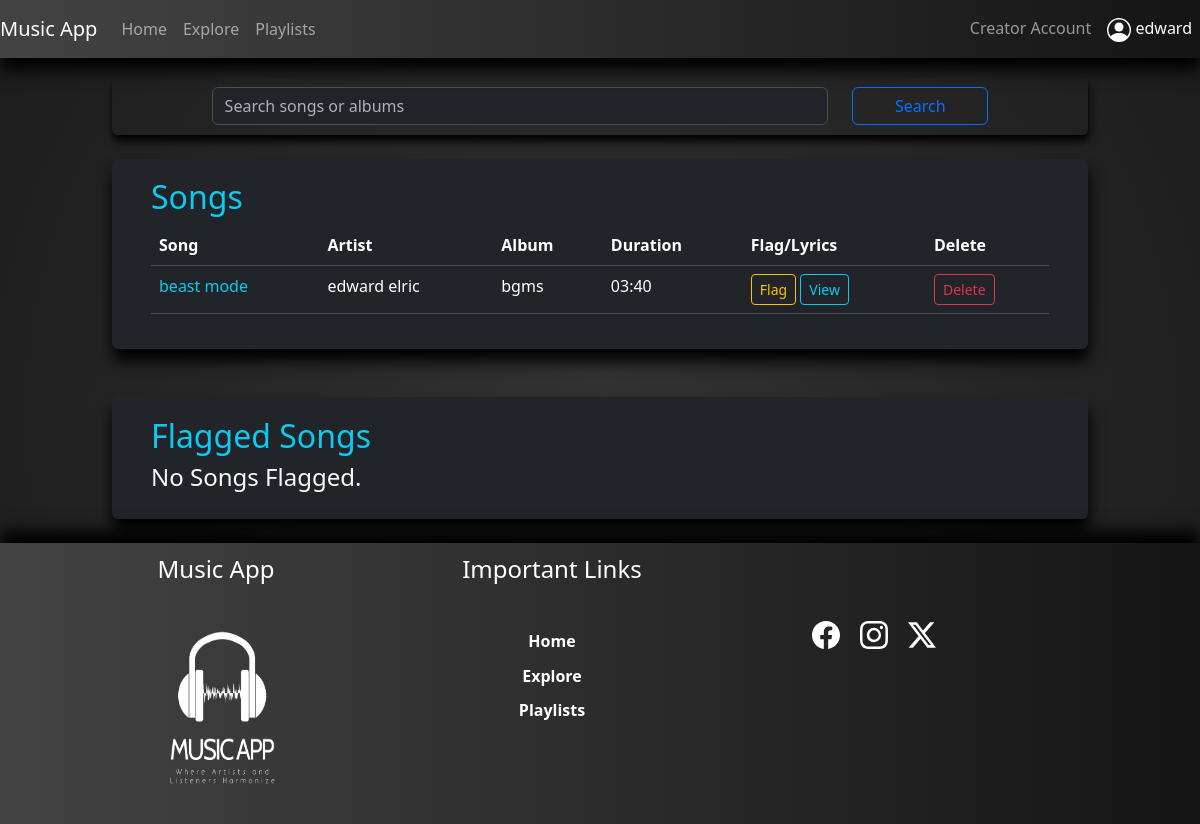
The page /allTracks (signed in) on the database its author committed.
### app/models.py (models this page shows, shortened)
class Users(UserMixin, db.Model):
    id = db.Column(db.Integer(), autoincrement=True, primary_key=True)
    u_userType = db.Column(db.String(50), nullable=False)
    u_status = db.Column(db.String(50), nullable=False)
    u_flag = db.Column(db.Integer(), nullable=False)
    u_fName = db.Column(db.String(100), nullable=False)
    u_lName = db.Column(db.String(100))
    u_gender = db.Column(db.String(50), nullable=False)
    u_username = db.Column(db.String(100), nullable=False, unique=True)
    u_email = db.Column(db.String(200), nullable=False)
    u_password = db.Column(db.String(1000), nullable=False)
    albums = db.relationship('Albums', backref='users')
    songs = db.relationship('Songs', backref='users')
    playlists = db.relationship('Playlists', backref='users')

class Songs(UserMixin, db.Model):
    id = db.Column(db.Integer(), autoincrement=True, primary_key=True)
    s_name = db.Column(db.String(100), nullable=False)
    s_artist = db.Column(db.String(50), nullable=False)
    s_album = db.Column(db.String(100), nullable=False)
    s_genre = db.Column(db.String(50), nullable=False)
    s_duration = db.Column(db.String(50), nullable=False)
    s_date = db.Column(db.String(50), nullable=False)
    s_filePath = db.Column(db.String(100), nullable=False)
    s_lyrics = db.Column(db.Text(), nullable=False)
    s_rating = db.Column(db.Integer())
    s_totalRaters = db.Column(db.Integer())
    s_flag = db.Column(db.Integer(), nullable=False)
    s_plays = db.Column(db.Integer())
    album_id = db.Column(db.Integer(), db.ForeignKey('albums.id'), nullable=False)
    user_id = db.Column(db.Integer(), db.ForeignKey('users.id'),nullable=False)

### app/views.py (the view, shortened to what this page needs)
@app.route('/allTracks', methods=['GET','POST'])
@login_required
def allTracks():
    form = SearchForm()
    songs=Songs.query.filter(Songs.s_flag==Flagged[0]).order_by(Songs.s_rating.desc()).all()
    flaggedSongs=Songs.query.filter(Songs.s_flag==Flagged[1]).all()
    if request.method == 'GET':
        searchedSongsList=[]
        return render_template('admin/allTracks.html', aT="active text-info", form=form, sSL=searchedSongsList, sList=songs, sFList=flaggedSongs)

### app/forms.py
class SearchForm(FlaskForm):
    searchString = StringField("Search String", validators=[DataRequired()])
    search = SubmitField("Search")

### app/views.py (called while the page is built)
@login_manager.user_loader
def load_user(user_id):
    return Users.query.get(user_id)

### app/templates/admin/allTracks.html (shortened to what this page needs)
{% extends 'layouts/base.html' %}
{% block content %}
<div class="container-fluid">
    <div class="row">
        <div class="col-md-10 offset-md-1 col-lg-10 offset-lg-1 col-sm-8 offset-sm-2">
            <div class="mySearchCont rounded">
                <form action="" class="form" method="POST" data-bs-theme="dark">
                    <div class="row">
                        <div class="col-md-8 offset-md-1 col-lg-8 offset-lg-1 col-sm-8 offset-sm-1">
                            {{ form.searchString(class="form-control", placeholder="Search songs or albums") }}
                        </div>
                        <div class="col-md-2 col-lg-2 col-sm-2">
                            <div class="d-grid">
                                {{ form.search(class="btn btn-outline-primary") }}
                            </div>
                        </div>
                    </div>
                </form>
            </div>
        </div>
    </div>
    <div class="row">
        <div class="col-md-10 offset-md-1 col-lg-10 offset-lg-1 col-sm-10 offset-sm-1">
            <div class="myExploreCont rounded bg-dark mt-4 mb-4">
                <h2 class="text-captialized text-info">Songs</h2>
                <table class="table table-dark table-hover rounded table-responsive{-sm|-md|-lg}">
                    <thead>
                        <tr>
                            <th scope="col">Song</th>
                            <th scope="col">Artist</th>
                            <th scope="col">Album</th>
                            <th scope="col">Duration</th>
                            <th scope="col">Flag/Lyrics</th>
                            <th scope="col">Delete</th>
                        </tr>
                    </thead>
                    <tbody>
                        {% for s in sList %}
                        <tr>
                            <td class="text-info">{{s['s_name']}}</td>
                            <td>{{s['s_artist']}}</td>
                            <td>{{s['s_album']}}</td>
                            <td>{{s['s_duration']}}</td>
                            <td>
                                <a href="{{url_for('flagSong',sid=s['id'])}}">
                                <button class="btn btn-outline-warning btn-sm">Flag</button>
                                </a>
                                <a href="{{url_for('songDetails',sid=s['id'])}}">
                                <button class="btn btn-outline-info btn-sm">View</button>
                                </a>
                            </td>
                            <td>
                                <a href="{{url_for('deleteSong', sid=s['id'])}}">
                                <button class="btn btn-outline-danger btn-sm">Delete</button>
                                </a>
                            </td>
                        </tr>
                        {% endfor %}
                    </tbody>
                </table>
            </div>
        </div>
    </div>
    <div class="row">
        <div class="col-md-10 offset-md-1 col-lg-10 offset-lg-1 col-sm-10 offset-sm-1">
            <div class="myExploreCont rounded bg-dark mt-4 mb-4">
                <h2 class="text-captialized text-info">Flagged Songs</h2>
                {% if sFList|length == 0 %}
                <h4 class="text-light">No Songs Flagged.</h4>
                {% endif %}
            </div>
        </div>
    </div>
</div>
{% endblock %}

### app/templates/includes/nav.html (shortened to what this page needs)
<nav class="navbar navbar-expand-lg navbar-expand-md myNavbar bg-light navbar-dark sticky-top">
    {% if current_user.is_authenticated %}
        {% if current_user.u_userType == 'Admin' %}
        <a class="navbar-brand" href="{{url_for('adminHome')}}">Music App</a>
        {% else %}
        <a href="{{url_for('userHome')}}" class="navbar-brand">Music App</a>
        {% endif %}
    {% endif %}
        <div class="collapse navbar-collapse" id="navbarNav">
            <ul class="navbar-nav">
                <li class="nav-item">
                    {% if current_user.is_authenticated %}
                        {% if current_user.u_userType == 'Admin' %}
                            <a class="nav-link {{aH}}" aria-current="page" href="{{url_for('adminHome')}}">Home</a>
                        {% else %}
                        <a class="nav-link {{uH}}" aria-current="page" href="{{url_for('userHome')}}">Home</a>
                        {% endif %}
                    {% endif %}
                </li>
                <li class="nav-item">
                    {% if current_user.is_authenticated %}
                        {% if current_user.u_userType == 'Admin' %}
                            <a class="nav-link {{aAN}}" href="{{url_for('analytics')}}">Analytics</a>
                        {% else %}
                            <a href="{{url_for('exploreMusic')}}" class="nav-link {{uE}}">Explore</a>
                        {% endif %}
                    {% endif %}
                </li>
                <li class="nav-item">
                    {% if current_user.is_authenticated %}
                        {% if current_user.u_userType == 'Admin' %}
                            <a class="nav-link {{aT}}" href="{{url_for('allTracks')}}">Tracks</a>
                        {% else %}
                            <a href="{{url_for('playlists')}}" class="nav-link {{uP}}">Playlists</a>
                        {% endif %}
                    {% endif %}
                </li>
            </ul>
            <ul class="navbar-nav ms-auto">
                <li class="nav-item">
                    {% if current_user.is_authenticated  and current_user.u_userType != 'Admin' %}
                    <a href="{{url_for('creatorHome')}}" class="nav-link {{cH}}">Creator Account</a>
                    {% endif %}
                </li>
                <li class="nav-item dropdown show">
                    {% if current_user.is_authenticated %}
                    <a href="#" class="nav-link active" id="dropdownMenu" data-toggle="dropdown" aria-haspopup="true" aria-expanded="false">
                        {{current_user.u_fName}}
                    </a>
                    {% endif %}
                </li>
            </ul>
        </div>
</nav>

### app/static/css/musicStreamingStyle.css (style rules this page uses)
body { min-height: 100vh; display: flex; flex-direction: column; background: radial-gradient(circle at 50.1% 50.1%, rgb(50, 50, 50) 0%, rgb(28, 28, 28) 99.4%); color: #fff; }
.myNavbar { background-color:#434343; background-image: linear-gradient(to right, #434343 0%, #151515 100%); box-shadow: 1px 12px 15px #000; }
.myNavbar>div>ul>li { color: #fff; }
.mySearchCont { margin-top: 2%; padding: 1% 2%; box-shadow: 1px 6px 8px #000; }
.myExploreCont { background-color: transparent; box-shadow: 1px 12px 15px #000; padding: 2% 4%; max-height: 70vh; overflow-y: scroll; }
.myExploreCont>table>tbody>tr>td>a { text-decoration: none; }

### rows shown on the page
Users: u_fName "edward"
Songs: s_name "beast mode", s_artist "edward elric", s_album "bgms", s_duration "03:40"
